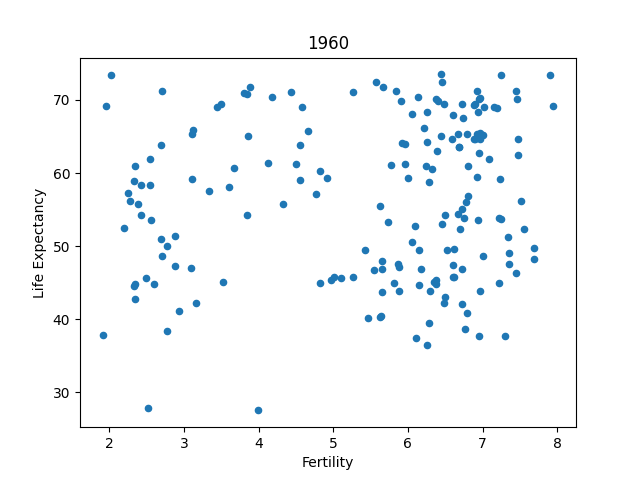
#> input picture google_classroom/life_expectancy/scatterplots/scatterplot_1960.png, 640 x 480 px; its folder holds 4 pictures in this run
$ jupyter execute --allow-errors solution.ipynb
#> lines starting #> are read from the running program, lines starting #| are printed output that depends on the picture
## Step 2

[cell 1]
import pandas as pd
import seaborn as sns
import matplotlib.pyplot as plt

#> (the rest of this cell did not finish here and is left out)

## Step 3

#> (a cell that did not finish here is left out)

## Step 4

#> (a cell that did not finish here is left out)

## Step 5

#> (a cell that did not finish here is left out)

## Step 6

#> (a cell that did not finish here is left out)

The clearest change is the increase in fertility, from around 2 to around 6. The life expectancy on the other hand doesn't show a change just as drastic. People seem to be living longer in 2015.

## Step 7

[cell 6]
# Draw a scatterplot of fertility over life expectancy for any given year
def draw_scatterplot(year, size=None) -> None:

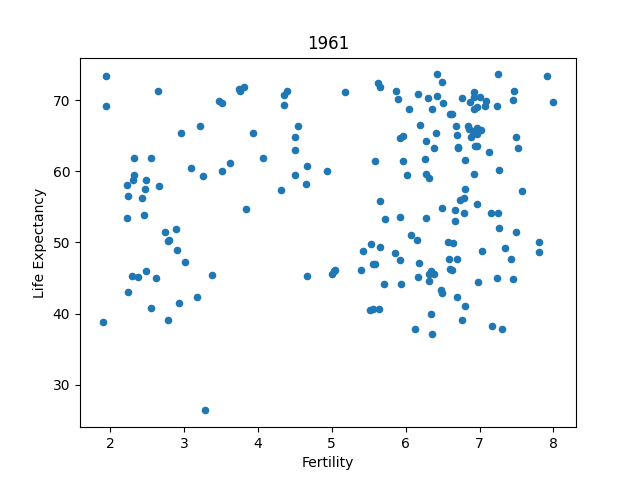
#> input picture google_classroom/life_expectancy/scatterplots/scatterplot_1961.png, 640 x 480 px
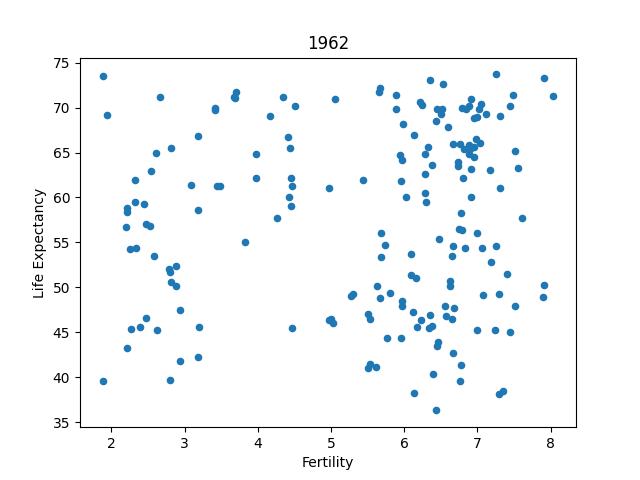
#> input picture google_classroom/life_expectancy/scatterplots/scatterplot_1962.png, 640 x 480 px
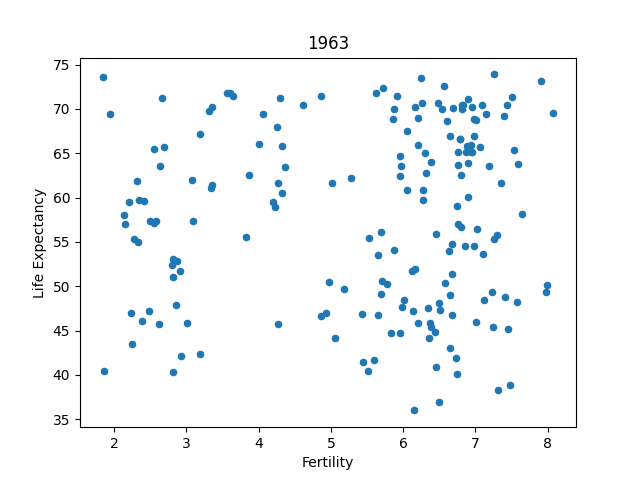
#> input picture google_classroom/life_expectancy/scatterplots/scatterplot_1963.png, 640 x 480 px
    pd.concat([fer[year], le[year]], keys=['fertility', 'life expectancy'], axis=1).dropna().plot(kind='scatter', x='fertility', y='life expectancy', s=size, xlabel='Fertility', ylabel='Life Expectancy', title=year)

#> (the rest of this cell did not finish here and is left out)

## Step 8

#> (a cell that did not finish here is left out)

## Step 9

[cell 8]
import imageio

#> (the rest of this cell did not finish here and is left out)
